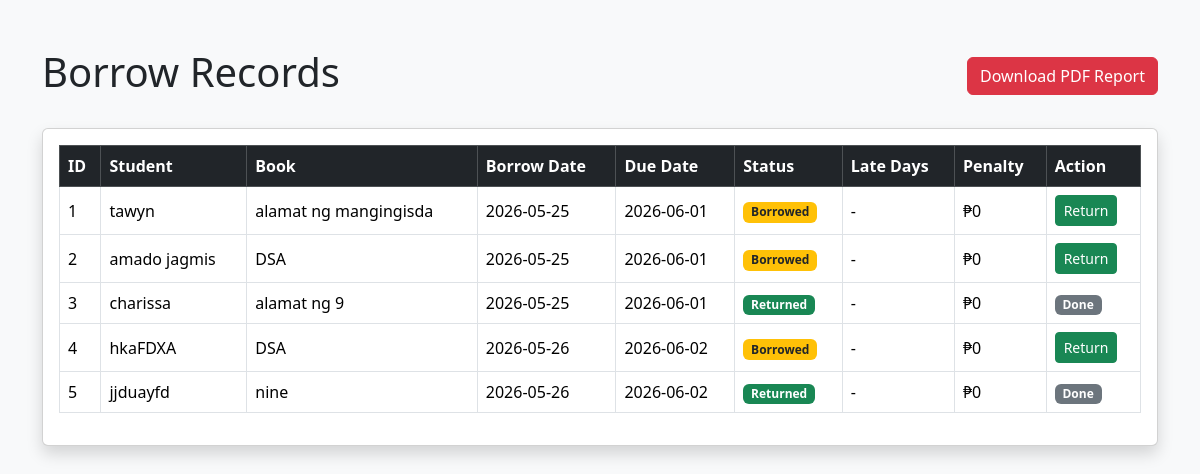
Before: /borrow_records (signed in) with the older database file.
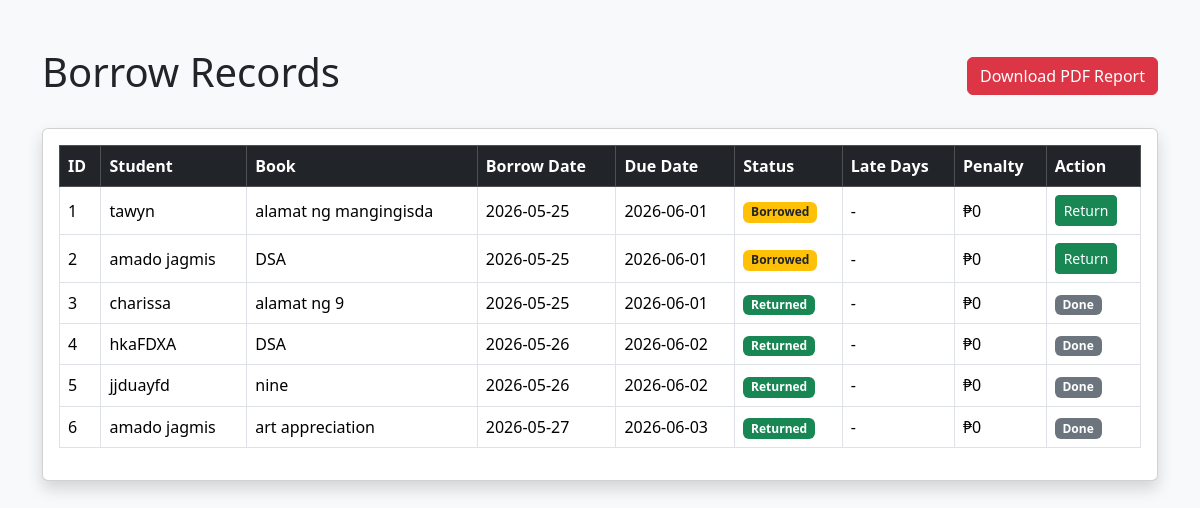
After: the same page with the newer database file.
### tables this page shows
CREATE TABLE borrow_books (
    id INTEGER PRIMARY KEY AUTOINCREMENT,
    student_name TEXT NOT NULL,
    book_id INTEGER NOT NULL,
    book_title TEXT NOT NULL,
    borrow_date TEXT NOT NULL,
    due_date TEXT NOT NULL,
    status TEXT NOT NULL
);

### app.py (the view)
@app.route('/borrow_records')
@login_required
def borrow_records():
    conn = sqlite3.connect('database.db')
    cursor = conn.cursor()
    cursor.execute("SELECT * FROM borrow_books")
    records = cursor.fetchall()
    conn.close()
    current_date = datetime.now()
    updated_records = []
    for record in records:
        due_date = datetime.strptime(record[5], '%Y-%m-%d')
        late_days = 0
        penalty = 0
        status = record[6]
        if (
            current_date > due_date
            and status == 'Borrowed'
        ):
            late_days = (
                current_date - due_date
            ).days
            penalty = late_days * 5
            status = 'Overdue'
        updated_records.append({
            'id': record[0],
            'student': record[1],
            'book': record[3],
            'borrow_date': record[4],
            'due_date': record[5],
            'status': status,
            'late_days': late_days,
            'penalty': penalty
        })
    return render_template(
        'borrow_records.html',
        records=updated_records
    )

### app.py (called while the page is built)
def login_required(f):
    @wraps(f)
    def decorated_function(*args, **kwargs):
        if 'user' not in session:
            return redirect('/login')
        return f(*args, **kwargs)
    return decorated_function

### templates/borrow_records.html (shortened to what this page needs)
<!DOCTYPE html>
<html>
<head>
    <link href="https://cdn.jsdelivr.net/npm/bootstrap@5.3.3/dist/css/bootstrap.min.css" rel="stylesheet">
</head>
<body class="bg-light">
<div class="container mt-5">
    <div class="d-flex justify-content-between align-items-center mb-4">
        <h1>Borrow Records</h1>
        <a href="/generate_report" class="btn btn-danger">
            Download PDF Report
        </a>
    </div>
    <div class="card shadow p-3">
        <table class="table table-bordered table-hover align-middle">
            <thead class="table-dark">
                <tr>
                    <th>ID</th>
                    <th>Student</th>
                    <th>Book</th>
                    <th>Borrow Date</th>
                    <th>Due Date</th>
                    <th>Status</th>
                    <th>Late Days</th>
                    <th>Penalty</th>
                    <th>Action</th>
                </tr>
            </thead>
            <tbody>
                {% for record in records %}
                <tr>
                    <td>{{ record.id }}</td>
                    <td>{{ record.student }}</td>
                    <td>{{ record.book }}</td>
                    <td>{{ record.borrow_date }}</td>
                    <td>{{ record.due_date }}</td>
                    <td>
                        {% if record.status == 'Overdue' %}
                        <span class="badge bg-danger">
                            Overdue
                        </span>
                        {% elif record.status == 'Returned' %}
                        <span class="badge bg-success">
                            Returned
                        </span>
                        {% else %}
                        <span class="badge bg-warning text-dark">
                            Borrowed
                        </span>
                        {% endif %}
                    </td>
                    <td>
                        {% if record.late_days > 0 %}
                            {{ record.late_days }} days
                        {% else %}
                            -
                        {% endif %}
                    </td>
                    <td>
                        {% if record.penalty > 0 %}
                            ₱{{ record.penalty }}
                        {% else %}
                            ₱0
                        {% endif %}
                    </td>
                    <td>
                        {% if record.status != 'Returned' %}
                        <a
                            href="/return_book/{{ record.id }}"
                            class="btn btn-success btn-sm"
                        >
                            Return
                        </a>
                        {% else %}
                        <span class="badge bg-secondary">
                            Done
                        </span>
                        {% endif %}
                    </td>
                </tr>
                {% endfor %}
            </tbody>
        </table>
    </div>
</div>
</body>
</html>

Changed rows visible on the page:
changed borrow_books "hkaFDXA": status "Borrowed Return" → "Returned Done"
added borrow_books: id "6", student "amado jagmis", book "art appreciation", borrow_date "2026-05-27", due_date "2026-06-03", status "Returned"
